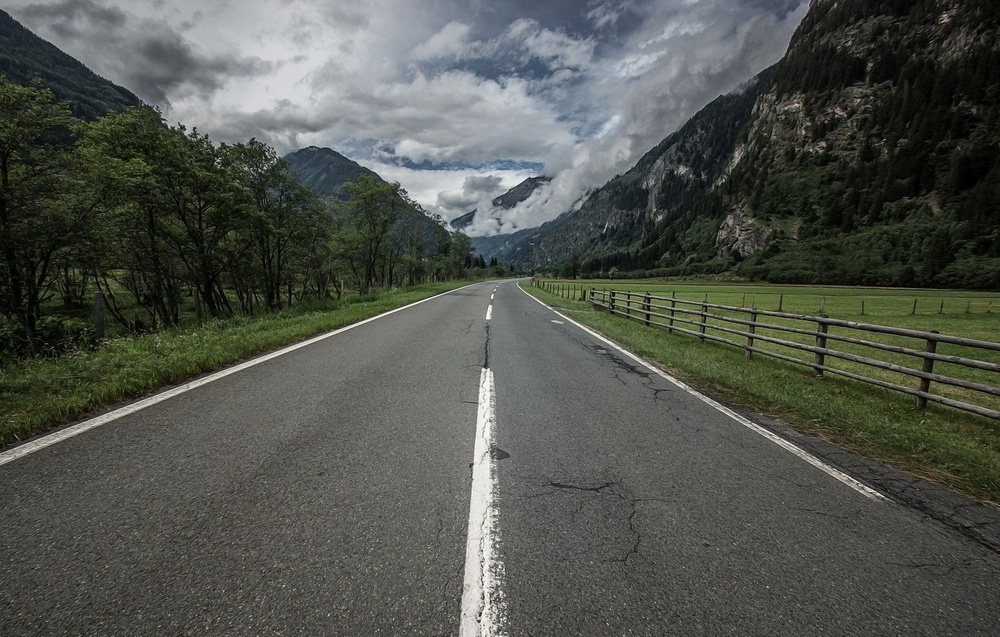
#> input picture route.jpeg, 1000 x 637 px, shrunk from 1444 x 920 before the run
$ python Detection_lignes.py
#> lines starting #> are read from the running program, lines starting #| are printed output that depends on the picture; after the words box and inside, x2 and y2 are one past the last pixel; in counts of white or black regions, pixels touching at a corner belong together
import cv2
import numpy as np
import matplotlib.pyplot as plt

# Load the image
image_path = "./route.jpeg"
image = cv2.imread(image_path, cv2.IMREAD_GRAYSCALE)
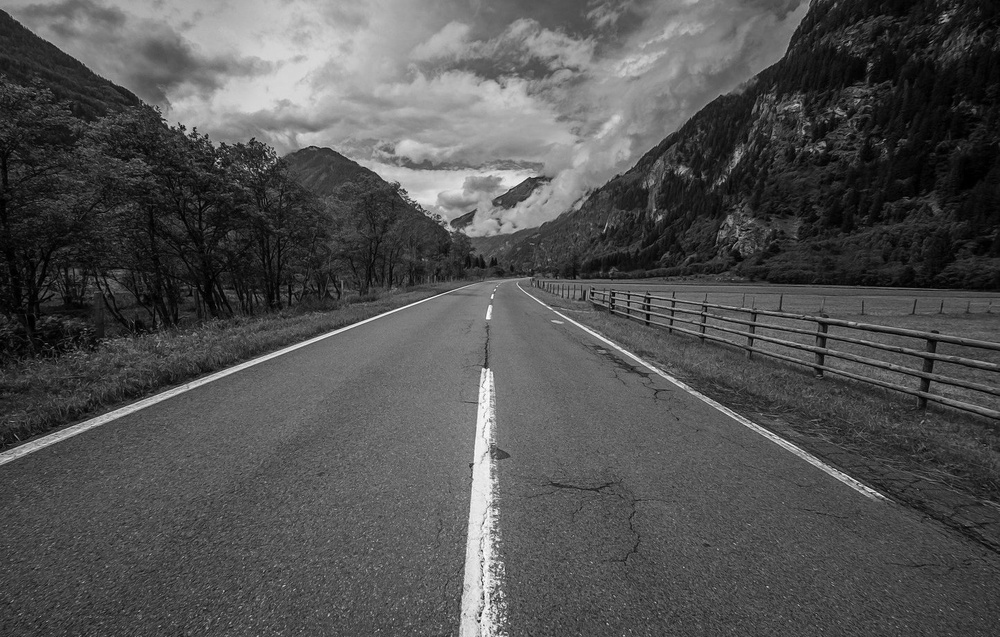
#> image: shape (637, 1000); min 0, max 255, mean 82.1

img = cv2.imread('route.jpeg')
#> img is the input picture: shape (637, 1000, 3); mean B, G, R 76.9, 84, 80.3
img = cv2.resize(img, (img.shape[1]//3, img.shape[0]//3))
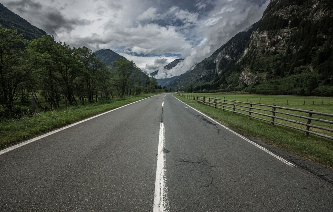
#> img: shape (212, 333, 3); mean B, G, R 76.8, 83.8, 80.1
gray = cv2.cvtColor(img, cv2.COLOR_BGR2GRAY)
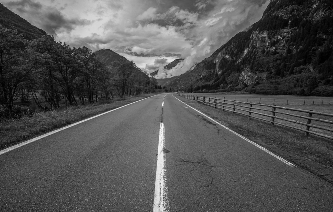
#> gray: shape (212, 333); min 0, max 249, mean 81.9
gray = cv2.threshold(gray, 180, 255, cv2.THRESH_BINARY)[1]
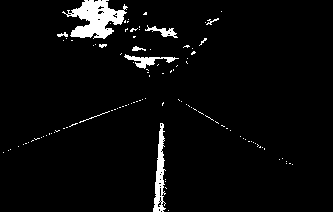
#> gray: shape (212, 333); 3.9% white; 109 white regions (100 under 20 px), largest, box (x1, y1, x2, y2) and area: (62, 0, 128, 39) 1347, (153, 123, 166, 212) 577, (124, 54, 179, 69) 274

lines = cv2.HoughLinesP(gray, 1, np.pi/180, 50, minLineLength=80, maxLineGap=20)
#> lines = 14 rows, first 6: [160, 211, 162, 103], [63, 11, 176, 33], [161, 210, 163, 102], [158, 211, 160, 131], [155, 211, 159, 131], [57, 35, 156, 28]
lines = np.squeeze(lines)

cv2.imshow("Image", gray)
cv2.waitKey(0)


# Invert the image to detect white lines on a black background
inverted_image = cv2.bitwise_not(image)
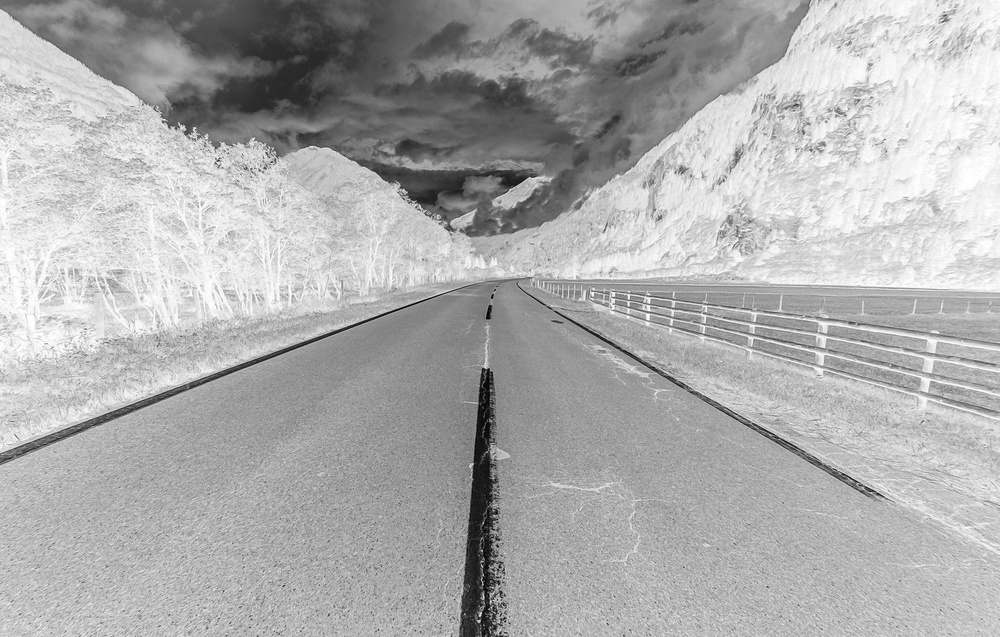
#> inverted_image: shape (637, 1000); min 0, max 255, mean 172.9

# Preprocess the image (e.g., edge detection)
edges = cv2.Canny(inverted_image, 50, 150, apertureSize=3)
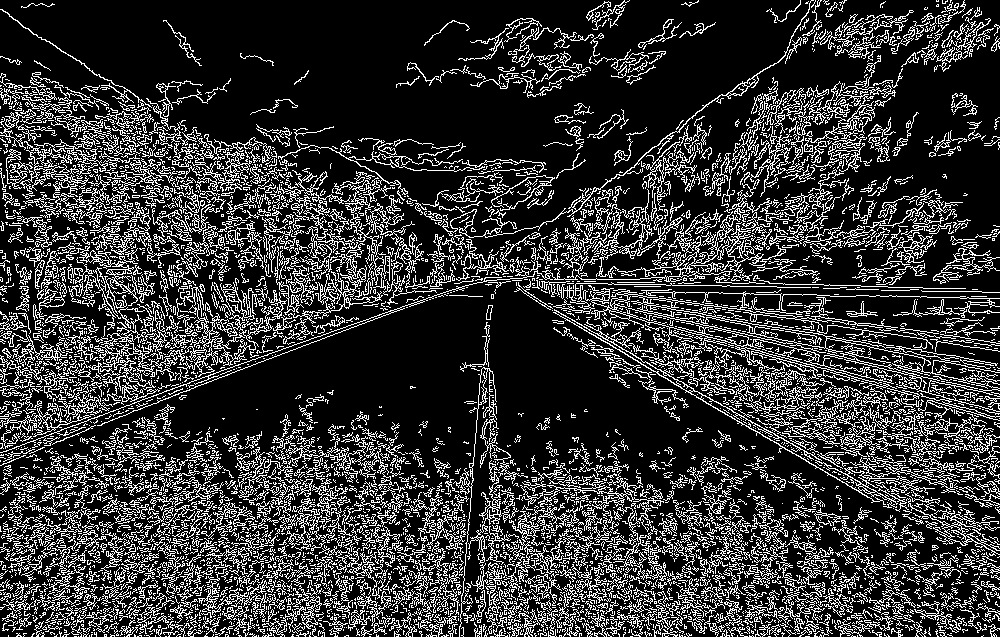
#> edges: shape (637, 1000); 21.2% white in thin lines or dots

# Perform Hough Line Transform
lines = cv2.HoughLines(edges, 1, np.pi / 180, 100)

# Plot the original image with detected lines
plt.figure(figsize=(10, 5))

# Subplot 1: Original image with detected lines
plt.subplot(1, 2, 1)
plt.imshow(image, cmap='gray')
plt.title('Detected Lines')
plt.axis('off')

if lines is not None:
    for rho, theta in lines[:, 0]:
        a = np.cos(theta)
        b = np.sin(theta)
        x0 = a * rho
        y0 = b * rho
        x1 = int(x0 + 1000 * (-b))
        y1 = int(y0 + 1000 * (a))
        x2 = int(x0 - 1000 * (-b))
        y2 = int(y0 - 1000 * (a))
        plt.plot([x1, x2], [y1, y2], 'r')
#> this loop made 23834 passes
#> (rho, theta, a, b, x0, y0, x1, y1) on passes 1 to 3: (128, 1.85, -0.276, 0.961, -35.28, 123, -996, -152), (280, 1.59, -0.0175, 1, -4.89, 280, -1004, 262), (169, 1.78, -0.208, 0.978, -35.14, 165.3, -1013, -42)

# Subplot 2: Hough space
plt.subplot(1, 2, 2)
plt.imshow(edges, cmap='gray')
plt.title('Edges')
plt.axis('off')

plt.show()
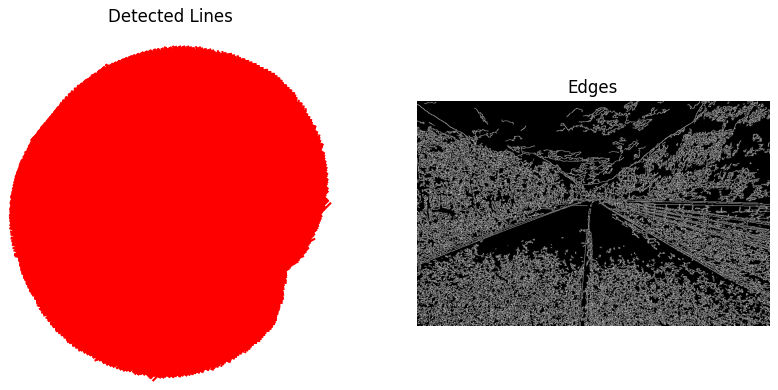
#> figure drawn by matplotlib, 2 panels
